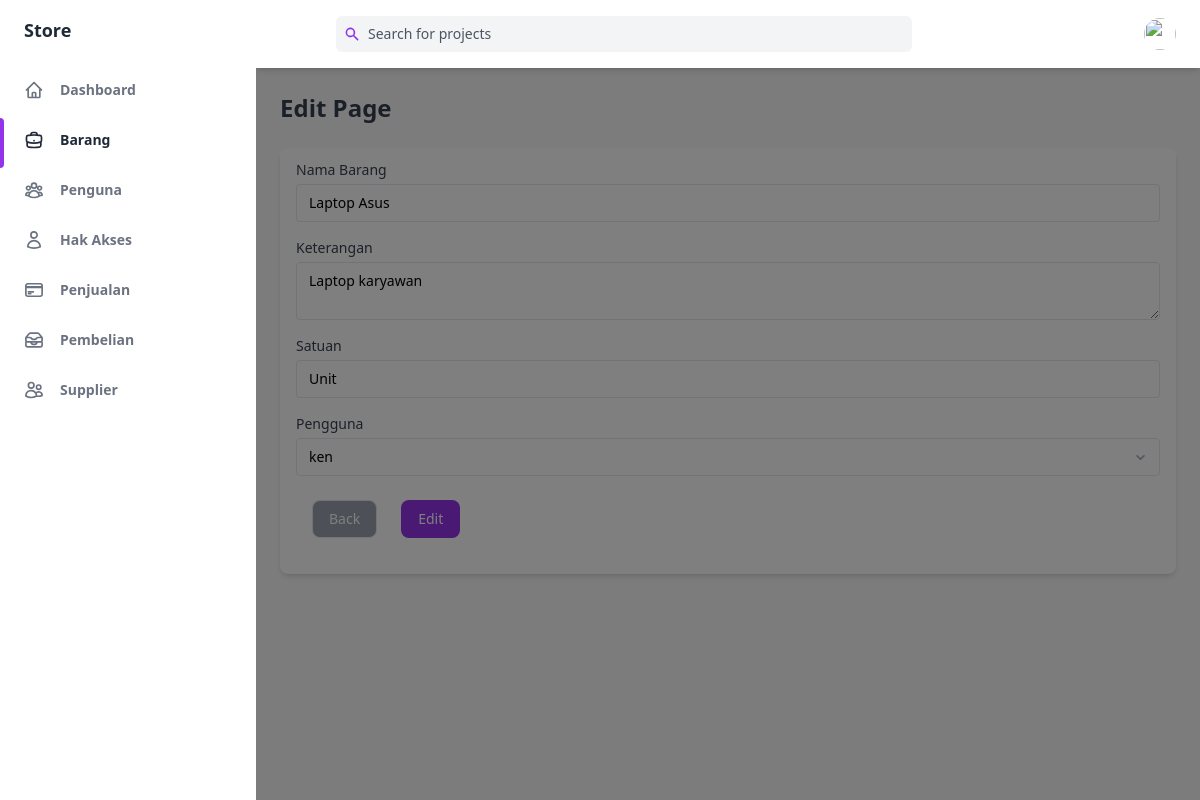
The app's page /public/barang/edit/1 with its own data.
### tables this page shows
CREATE TABLE `Barang` (
  `IdBarang` int(50) NOT NULL,
  `NamaBarang` varchar(250) NOT NULL,
  `Keterangan` varchar(250) NOT NULL,
  `Satuan` varchar(250) NOT NULL,
  `IdPengguna` int(50) NOT NULL
);

### app/core/Controller.php (called while the page is built, shortened)
<?php
class Controller
{
    public function view($view, $data = [])
    {
        require_once '../app/views/' . $view . '.php';
    }
    public function model($model)
    {
        return new $model;
    }
}

### app/controllers/Barang.php (called while the page is built, shortened)
<?php
class Barang extends Controller
{
    public function edit($id)
    {
        $data['judul'] = 'Edit Barang';
        $data['barang'] = $this->model('barang_model')->getBarangById($id);
        $data['pengguna'] = $this->model('pengguna_model')->getAllPengguna();
        $this->view('barang/edit', $data);
    }
}

### app/core/App.php (called while the page is built, shortened)
<?php
class App
{
   protected $method = 'index';
   protected $params = [];
   public function __construct()
   {
      $url = $this->parseURL();
      if (file_exists('../app/controllers/' . $url[0] . '.php')) {
         unset($url[0]);
      }
      $this->controller = new $this->controller;
      if (isset($url[1])) {
         if (method_exists($this->controller, $url[1])) {
            $this->method = $url[1];
            unset($url[1]);
         }
      }
      if (!empty($url)) {
         $this->params = array_values($url);
      }
      call_user_func_array([$this->controller, $this->method], $this->params);
   }
   public function parseURL()
   {
      if (isset($_GET['url'])) {
         $url = rtrim($_GET['url'], '/');
         $url = filter_var($url, FILTER_SANITIZE_URL);
         $url = explode('/', $url);
         return $url;
      } else {
         return ["home"];
      }
   }
}

### public/index.php (called while the page is built, shortened)
<?php
$app = new App;

### app/core/Database.php (called while the page is built, shortened)
<?php
class Database
{
    private $host = DB_HOST;
    private $user = DB_USER;
    private $pass = DB_PASS;
    private $db_name = DB_NAME;
    private $dbh;
    private $stmt;
    public function __construct()
    {
        $dsn = 'mysql:host=' . $this->host . ';dbname=' . $this->db_name;
        $option = [
            PDO::ATTR_PERSISTENT => true,
            PDO::ATTR_ERRMODE => PDO::ERRMODE_EXCEPTION
        ];
        try {
            $this->dbh = new PDO($dsn, $this->user, $this->pass, $option);
        } catch (PDOException $error) {
            die($error->getMessage());
        }
    }
    public function query($query)
    {
        $this->stmt = $this->dbh->prepare($query);
    }
    public function bind($param, $value, $type = null)
    {
        if (is_null($type)) {
            switch (true) {
                default:
                    $type = PDO::PARAM_STR;
            }
        }
        $this->stmt->bindValue($param, $value, $type);
    }
    public function execute()
    {
        $this->stmt->execute();
    }
    public function resultSet()
    {
        $this->execute();
        return $this->stmt->fetchAll(PDO::FETCH_ASSOC);
    }
    public function single()
    {
        $this->execute();
        return $this->stmt->fetch(PDO::FETCH_ASSOC);
    }
}

### app/models/barang_model.php (called while the page is built, shortened)
<?php
class barang_model
{
    private $db;
    public function __construct()
    {
        $this->db = new Database;
    }
    public function getBarangById($IdBarang)
    {
        $this->db->query('SELECT * FROM Barang JOIN Pengguna on Pengguna.IdPengguna = Barang.IdPengguna WHERE IdBarang =:IdBarang');
        $this->db->bind('IdBarang', $IdBarang);
        return $this->db->single();
    }
}

### app/models/pengguna_model.php (called while the page is built, shortened)
<?php
class pengguna_model
{
    private $table = 'Pengguna';
    private $db;
    public function __construct()
    {
        $this->db = new Database;
    }
    public function getAllPengguna()
    {
        $this->db->query('SELECT * FROM ' . $this->table);
        return $this->db->resultSet();
    }
}

### app/views/barang/edit.php (the view, shortened to what this page needs)
<div class="flex h-screen bg-gray-50 dark:bg-gray-900" :class="{ 'overflow-hidden': isSideMenuOpen}">
    <aside class="z-20 flex-shrink-0 hidden w-64 overflow-y-auto bg-white dark:bg-gray-800 md:block">
        <div class="py-4 text-gray-500 dark:text-gray-400">
            <a class="ml-6 text-lg font-bold text-gray-800 dark:text-gray-200" href="#">
                Store
            </a>
            <ul class="mt-6">
                <li class="relative px-6 py-3">
                    <a class="inline-flex items-center w-full text-sm font-semibold transition-colors duration-150 hover:text-gray-800 dark:hover:text-gray-200" href="<?= ROUTE_URL ?>/home">
                        <span class="ml-4">Dashboard</span>
                    </a>
                </li>
            </ul>
            <ul>
                <li class="relative px-6 py-3">
                    <span class="absolute inset-y-0 left-0 w-1 bg-purple-600 rounded-tr-lg rounded-br-lg"></span>
                    <a class="inline-flex items-center w-full text-sm font-semibold transition-colors duration-150 text-gray-800 dark:text-gray-100 hover:text-gray-800 dark:hover:text-gray-200" href="<?= ROUTE_URL ?>/barang">
                        <span class="ml-4">Barang</span>
                    </a>
                </li>
                <li class="relative px-6 py-3">
                    <a class="inline-flex items-center w-full text-sm font-semibold transition-colors duration-150 hover:text-gray-800 dark:hover:text-gray-200" href="<?= ROUTE_URL ?>/pengguna">
                        <span class="ml-4">Penguna</span>
                    </a>
                </li>
                <li class="relative px-6 py-3">
                    <a class="inline-flex items-center w-full text-sm font-semibold transition-colors duration-150 hover:text-gray-800 dark:hover:text-gray-200" href="<?= ROUTE_URL ?>/role">
                        <span class="ml-4">Hak Akses</span>
                    </a>
                </li>
                <li class="relative px-6 py-3">
                    <a class="inline-flex items-center w-full text-sm font-semibold transition-colors duration-150 hover:text-gray-800 dark:hover:text-gray-200" href="<?= ROUTE_URL ?>/penjualan">
                        <span class="ml-4">Penjualan</span>
                    </a>
                </li>
                <li class="relative px-6 py-3">
                    <a class="inline-flex items-center w-full text-sm font-semibold transition-colors duration-150 hover:text-gray-800 dark:hover:text-gray-200" href="<?= ROUTE_URL ?>/pembelian">
                        <span class="ml-4">Pembelian</span>
                    </a>
                </li>
                <li class="relative px-6 py-3">
                    <a class="inline-flex items-center w-full text-sm font-semibold transition-colors duration-150 hover:text-gray-800 dark:hover:text-gray-200" href="<?= ROUTE_URL ?>/supplier">
                        <span class="ml-4">Supplier</span>
                    </a>
                </li>
            </ul>
        </div>
    </aside>
    <div x-show="isSideMenuOpen" x-transition:enter="transition ease-in-out duration-150" x-transition:enter-start="opacity-0" x-transition:enter-end="opacity-100" x-transition:leave="transition ease-in-out duration-150" x-transition:leave-start="opacity-100" x-transition:leave-end="opacity-0" class="fixed inset-0 z-10 flex items-end bg-black bg-opacity-50 sm:items-center sm:justify-center"></div>
    <div class="flex flex-col flex-1 w-full">
        <header class="z-10 py-4 bg-white shadow-md dark:bg-gray-800">
            <div class="container flex items-center justify-between h-full px-6 mx-auto text-purple-600 dark:text-purple-300">
                <div class="flex justify-center flex-1 lg:mr-32">
                    <div class="relative w-full max-w-xl mr-6 focus-within:text-purple-500">
                        <div class="absolute inset-y-0 flex items-center pl-2">
                            <svg class="w-4 h-4" aria-hidden="true" fill="currentColor" viewBox="0 0 20 20">
                                <path fill-rule="evenodd" d="M8 4a4 4 0 100 8 4 4 0 000-8zM2 8a6 6 0 1110.89 3.476l4.817 4.817a1 1 0 01-1.414 1.414l-4.816-4.816A6 6 0 012 8z" clip-rule="evenodd"></path>
                            </svg>
                        </div>
                        <input class="w-full pl-8 pr-2 text-sm text-gray-700 placeholder-gray-600 bg-gray-100 border-0 rounded-md dark:placeholder-gray-500 dark:focus:shadow-outline-gray dark:focus:placeholder-gray-600 dark:bg-gray-700 dark:text-gray-200 focus:placeholder-gray-500 focus:bg-white focus:border-purple-300 focus:outline-none focus:shadow-outline-purple form-input" type="text" placeholder="Search for projects" aria-label="Search" />
                    </div>
                </div>
                <ul class="flex items-center flex-shrink-0 space-x-6">
                    <li class="relative">
                        <button class="align-middle rounded-full focus:shadow-outline-purple focus:outline-none" @click="toggleProfileMenu" @keydown.escape="closeProfileMenu" aria-label="Account" aria-haspopup="true">
                            <img class="object-cover w-8 h-8 rounded-full" src="https://images.unsplash.com/photo-1502378735452-bc7d86632805?ixlib=rb-0.3.5&q=80&fm=jpg&crop=entropy&cs=tinysrgb&w=200&fit=max&s=aa3a807e1bbdfd4364d1f449eaa96d82" alt="" aria-hidden="true" />
                        </button>
                    </li>
                </ul>
            </div>
        </header>
        <main class="h-full pb-16 overflow-y-auto">
            <div class="container px-6 mx-auto grid">
                <h2 class="my-6 text-2xl font-semibold text-gray-700 dark:text-gray-200">
                    Edit Page
                </h2>
                <form action=" <?= ROUTE_URL; ?>/barang/edit_submit" method="post">
                    <div class="px-4 py-3 mb-8 bg-white rounded-lg shadow-md dark:bg-gray-800">
                        <label class="block text-sm">
                            <span class="text-gray-700 dark:text-gray-400">Nama Barang</span>
                            <input name="NamaBarang" class="block w-full mt-1 text-sm dark:border-gray-600 dark:bg-gray-700 focus:border-purple-400 focus:outline-none focus:shadow-outline-purple dark:text-gray-300 dark:focus:shadow-outline-gray form-input" value="<?= $data['barang']['NamaBarang']; ?>" />
                        </label>
                        <label class="block mt-4 text-sm">
                            <span class="text-gray-700 dark:text-gray-400">Keterangan</span>
                            <textarea name="Keterangan" class="block w-full mt-1 text-sm dark:border-gray-600 dark:bg-gray-700 focus:border-purple-400 focus:outline-none focus:shadow-outline-purple dark:text-gray-300 dark:focus:shadow-outline-gray form-input"><?= $data['barang']['Keterangan']; ?></textarea>
                        </label>
                        <label class="block mt-4 text-sm">
                            <span class="text-gray-700 dark:text-gray-400">Satuan</span>
                            <input name="Satuan" class="block w-full mt-1 text-sm dark:border-gray-600 dark:bg-gray-700 focus:border-purple-400 focus:outline-none focus:shadow-outline-purple dark:text-gray-300 dark:focus:shadow-outline-gray form-input" value="<?= $data['barang']['Satuan']; ?>" />
                        </label>
                        <label class="block mt-4 text-sm">
                            <span class="text-gray-700 dark:text-gray-400">
                                Pengguna
                            </span>
                            <select name="IdPengguna" class="block w-full mt-1 text-sm dark:text-gray-300 dark:border-gray-600 dark:bg-gray-700 form-select focus:border-purple-400 focus:outline-none focus:shadow-outline-purple dark:focus:shadow-outline-gray">
                                <?php foreach ($data['pengguna'] as $pengguna) : ?>
                                    <option value=<?= $pengguna['IdPengguna'] ?>><?= $pengguna['NamaPengguna'] ?></option>
                                <?php endforeach; ?>
                            </select>
                        </label>
                        <div class="flex">
                            <div class=" pl-4 my-6">
                                <a href="<?= ROUTE_URL ?>/barang" class="flex items-center justify-between px-4 py-2 text-sm font-medium leading-5 text-white transition-colors duration-150 border rounded-lg dark:border-gray-600 dark:bg-gray-400 bg-gray-400 active:bg-gray-600 hover:bg-gray-700 focus:outline-none focus:shadow-outline-gray">
                                    Back
                                </a>
                            </div>
                            <div class=" px-6 my-6">
                                <button type="submit" class="flex items-center justify-between px-4 py-2 text-sm font-medium leading-5 text-white transition-colors duration-150 bg-purple-600 border border-transparent rounded-lg active:bg-purple-600 hover:bg-purple-700 focus:outline-none focus:shadow-outline-purple">
                                    Edit
                                </button>
                            </div>
                        </div>
                </form>
            </div>
        </main>
    </div>
</div>

### records on screen
barang: NamaBarang "Laptop Asus", Keterangan "Laptop karyawan", Satuan "Unit"

### other values on screen
form field IdPengguna "ken"
